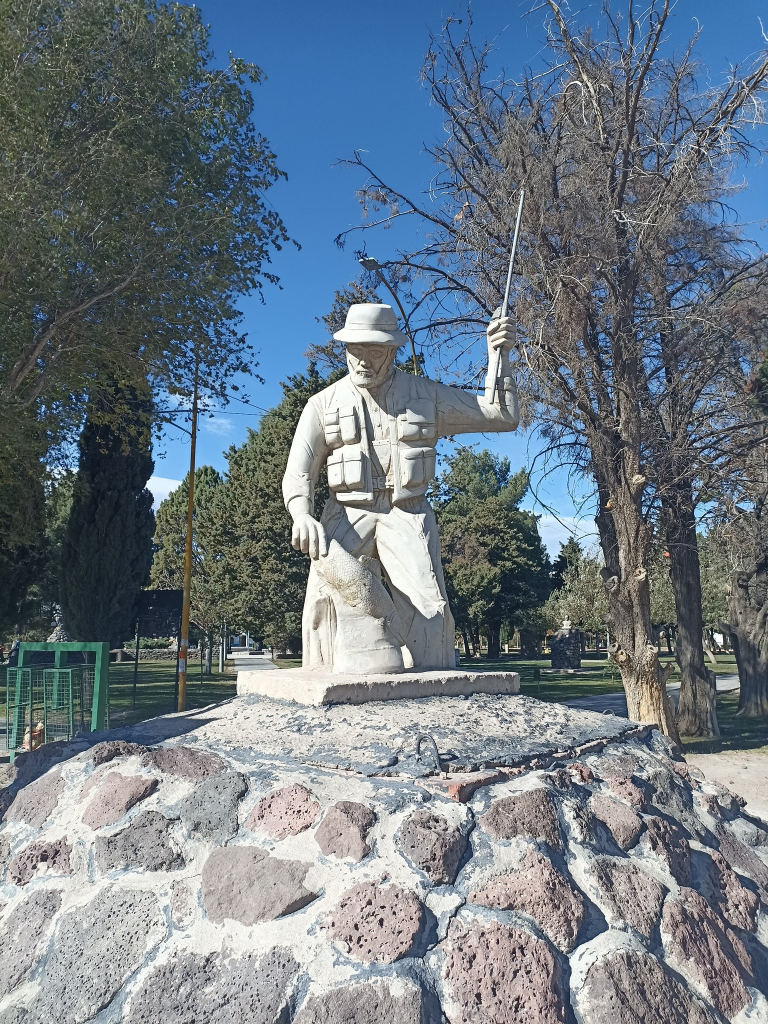
#> input picture examples/advertising/park-statue.jpg, 1536 x 2048 px, given as the content of the folder data/eval, which was not available (shown at 1/2 size)
$ python cpbd_eval.py ../examples/advertising/park-statue.jpg   (older library calls are emulated)
#> lines starting #> are read from the running program, lines starting #| are printed output that depends on the picture; pictures that were not available may be replaced by others from this repository, and a replacement may not be noted
### panomoche/imaging.py
"""Image loading and normalisation, shared by training and inference.

Everything downstream (synthetic degradations, signal metrics, DINOv3) works on
*views* at a fixed resolution so that scores are comparable between a 2048 px
flat photo and a 360° equirectangular panorama:

* flat picture  -> one view, long side ``VIEW_SIZE``
* 360° picture  -> the horizon band (latitudes ±45°) split into four 90° views.
  The nadir/zenith are dropped on purpose: the car roof, helmet or pole always
  visible there is normal for 360° rigs and must not count as an obstruction.
"""

from __future__ import annotations

from dataclasses import dataclass

import numpy as np
from PIL import Image, ImageOps

VIEW_SIZE = 512
PANO_BAND = (0.25, 0.75)  # fraction of the equirectangular height kept
PANO_VIEWS = 4


@dataclass
class Prepared:
    """Picture at working resolution, before it is split into views.

    For panoramas ``rgb`` is the horizon band (``PANO_VIEWS * VIEW_SIZE`` wide),
    so that synthetic degradations can be applied once across all views.
    """

    rgb: np.ndarray  # HxWx3 uint8
    is_pano: bool

    # [4 lines left out: function views, not called in this run]


def load_image(src) -> Image.Image:
    img = Image.open(src)
    img = ImageOps.exif_transpose(img)
    return img.convert("RGB")


def is_equirectangular(img: Image.Image) -> bool:
    w, h = img.size
    return abs(w / h - 2.0) < 0.02


# [14 lines left out: function prepare, not called in this run]

### panomoche/sharpness.py
"""Sharpness: is enough of the picture in focus?

Blur removes fine detail first, so the ratio of fine detail (``|I - G(1 px)|``)
to medium-scale detail (``|I - G(4 px)|``) drops on blurred areas whatever
their content. Measured on a 2048 px wide version (Panoramax "sd" size), on
the horizon band for 360° pictures, ignoring the boxes Panoramax blurred for
privacy.

A picture is judged on its *blurred area*: the share of its textured 64 px
blocks whose ratio is below 0.25. Flat blocks (sky, plain walls) have no
detail to judge and are left out. A whole-picture average was tried first and
missed partly blurred pictures: on a handlebar camera, a sharp distant street
in the middle hid motion blur over the whole foreground (Sony #303: average
0.31, but 53 % of its textured area blurred).

Measured (``scripts/sharpness_eval.py``): blurred copies of 60 held-out
pictures are separated from the originals with AUC 1.00 (mild and strong
Gaussian blur) and 0.91 (motion blur) by the detail ratio, against 0.60-0.78
for TOPIQ. On 600 real pictures, the 21 pictures with half or more of their
textured area blurred (21; 30 at the 0.45 default) are all handlebar-phone shots with motion blur and
wobble, or dashcam shots through a hazy windshield; 360° cameras have a median
blurred area of 4 %.

The detail ratio alone mistakes soft but clean textures (foliage, small
phone-app pictures, dusk) for blur. **CPBD** (Cumulative Probability of Blur
Detection, Narvekar & Karam 2011) is therefore used as a second opinion: it
measures the width of every vertical edge (Marziliano: the span of the
monotonic intensity run across it) and gives the share of edges whose blur
would go unnoticed by a viewer (edge width up to 5 px at low contrast, 3 px at
high contrast). It only looks at edges, so plain or soft textures don't count.
A picture is not sharp when both measures agree (``is_not_sharp``).

Measured (``scripts/cpbd_eval.py``): blurred copies of 60 held-out pictures are
separated with AUC 1.00 by CPBD for mild, strong and motion blur (detail ratio:
1.00 / 1.00 / 0.93). Alone, CPBD calls clean foliage and church pictures
blurry; as a confirmation it keeps 8 of the 35 pictures the detail ratio
excluded that look clean (a windmill, a chapel, sunsets, a 360° street), and
the second branch catches 17 handlebar pictures with rolling-shutter smear,
a washed-out van and a picture through a dirty side window that the detail
ratio alone let through.
"""

from __future__ import annotations

import cv2
import numpy as np
from PIL import Image

from .imaging import PANO_BAND

WORK_WIDTH = 1024  # judge blur at a viewing size: pixel-level softness at 100% zoom is not "unclean"
BLOCK = 64  # px, at 2048 px width
BLOCK_BLURRED = 0.25  # block detail ratio under which a block counts as blurred
FLAT_BLOCK = 3.0  # mean medium-scale detail under which a block is flat (sky, plain wall): not judged
DEFAULT_MAX_BLURRED_AREA = 0.33
DEFAULT_CONFIRM_CPBD = 0.15  # ...counts only if CPBD confirms (below this)
DEFAULT_SOFT_BLURRED_AREA = 0.20  # a smaller blurred area counts when CPBD is clearly low...
DEFAULT_SOFT_CPBD = 0.12  # ...below this
EDGE_BLOCK = 0.002  # share of edge pixels for a block to count in CPBD (paper)
JNB_CONTRAST = 50  # block contrast up to which the just-noticeable blur width is 5 px, else 3 px


def _prepare(
    img: Image.Image, is_pano: bool, mask_boxes, original_width: int | None = None
) -> tuple[np.ndarray, np.ndarray]:
    # Measure at the original resolution when it is smaller than the file: Panoramax's "sd" asset is
    # always 2048 px wide, so a 1,050 px original arrives enlarged twofold, without fine pixel detail,
    # and would look blurry however sharp it is (22% of a random Panoramax sample).
    target = min(WORK_WIDTH, original_width or WORK_WIDTH)
    if img.width > target:
        img = img.resize((target, round(img.height * target / img.width)), Image.Resampling.LANCZOS)
    g = cv2.cvtColor(np.asarray(img.convert("RGB")), cv2.COLOR_RGB2GRAY).astype(np.float32)
    H, W = g.shape
    keep = np.ones_like(g, bool)
    for x0, y0, x1, y1 in mask_boxes or ():
        keep[int(y0 * H) : int(np.ceil(y1 * H)), int(x0 * W) : int(np.ceil(x1 * W))] = False
    if is_pano:
        top, bottom = int(H * PANO_BAND[0]), int(H * PANO_BAND[1])
        g, keep = g[top:bottom], keep[top:bottom]
    return g, keep


def _run_lengths(a: np.ndarray) -> tuple[np.ndarray, np.ndarray]:
    """Consecutive-True counts along rows: ending at each index, and starting at each index."""
    idx = np.arange(a.shape[1])
    ending = idx - np.maximum.accumulate(np.where(a, -1, idx), axis=1)
    starting = (idx - np.maximum.accumulate(np.where(a[:, ::-1], -1, idx), axis=1))[:, ::-1]
    return ending, starting


def edge_widths(g: np.ndarray, keep: np.ndarray) -> tuple[np.ndarray, np.ndarray, np.ndarray]:
    """Marziliano widths of the vertical edges: (ys, xs, widths)."""
    u8 = np.clip(cv2.GaussianBlur(g, (0, 0), 1.0), 0, 255).astype(np.uint8)
    edges = cv2.Canny(u8, 50, 150) > 0
    gx, gy = cv2.Sobel(g, cv2.CV_32F, 1, 0), cv2.Sobel(g, cv2.CV_32F, 0, 1)
    edges &= (np.abs(gx) > np.abs(gy)) & keep
    edges[:, 0] = edges[:, -1] = False
    inc, dec = g[:, 1:] > g[:, :-1], g[:, 1:] < g[:, :-1]  # diff i is between pixels i and i + 1
    inc_end, inc_start = _run_lengths(inc)
    dec_end, dec_start = _run_lengths(dec)
    ys, xs = np.nonzero(edges)
    rising = gx[ys, xs] > 0
    w = np.where(rising, inc_end[ys, xs - 1] + inc_start[ys, xs], dec_end[ys, xs - 1] + dec_start[ys, xs])
    ok = w > 0
    return ys[ok], xs[ok], w[ok].astype(np.float32)


def cpbd(g: np.ndarray, keep: np.ndarray) -> float | None:
    """Share of edges, in edge blocks, whose blur a viewer would not notice (1 = sharp)."""
    ys, xs, w = edge_widths(g, keep)
    cols = g.shape[1] // BLOCK + 1
    block_id = (ys // BLOCK) * cols + xs // BLOCK
    sharp = []
    for b in np.unique(block_id):
        sel = block_id == b
        if sel.sum() < EDGE_BLOCK * BLOCK * BLOCK:
            continue
        y0, x0 = (b // cols) * BLOCK, (b % cols) * BLOCK
        patch = g[y0 : y0 + BLOCK, x0 : x0 + BLOCK]
        w_jnb = 5 if patch.max() - patch.min() <= JNB_CONTRAST else 3
        sharp.append(1 - np.exp(-((w[sel] / w_jnb) ** 3.6)) <= 0.63)
    return round(float(np.concatenate(sharp).mean()), 4) if sharp else None


def measure(img: Image.Image, is_pano: bool, mask_boxes=(), original_width: int | None = None) -> dict:
    """``sharpness``: whole-picture detail ratio (for information);
    ``blurred_area``: share of the textured area made of blurred blocks;
    ``cpbd``: share of edges that look sharp (both used to exclude, see ``is_not_sharp``).

    ``mask_boxes``: relative [x0, y0, x1, y1] boxes to ignore (SGBlur's privacy blur).
    """
    g, keep = _prepare(img, is_pano, mask_boxes, original_width)
    if not keep.any():
        return {"sharpness": None, "blurred_area": None, "cpbd": None}
    fine = np.abs(g - cv2.GaussianBlur(g, (0, 0), 1.0))
    medium = np.abs(g - cv2.GaussianBlur(g, (0, 0), 4.0))
    blocks = []
    for y in range(0, g.shape[0] - BLOCK + 1, BLOCK):
        for x in range(0, g.shape[1] - BLOCK + 1, BLOCK):
            if keep[y : y + BLOCK, x : x + BLOCK].mean() < 0.9:
                continue
            m = medium[y : y + BLOCK, x : x + BLOCK].mean()
            if m >= FLAT_BLOCK:
                blocks.append(fine[y : y + BLOCK, x : x + BLOCK].mean() / m)
    return {
        "sharpness": round(float(fine[keep].mean() / (medium[keep].mean() + 1e-6)), 4),
        "blurred_area": round(float((np.array(blocks) < BLOCK_BLURRED).mean()), 4) if blocks else None,
        "cpbd": cpbd(g, keep),
    }


# [19 lines left out: function is_not_sharp, not called in this run]

### panomoche/panoramax.py
"""Panoramax API client: fetch pictures, and write quality results back.

Reads go through any STAC endpoint (by default the federated meta-catalog
``api.panoramax.xyz``). Writes must go to the instance that *hosts* the
picture (IGN, OSM-FR, ...), which the meta-catalog exposes as the ``via`` link.

Two write paths exist in the GeoVisio API (v2.16):

* semantics tags: ``PATCH /api/collections/{cid}/items/{id}`` with
  ``{"semantics": [{"key", "value", "action"}]}`` — anyone may add tags;
* moderation reports: ``POST /api/reports`` with ``issue=picture_low_quality``.

Tags follow the Panoramax qualifier convention already used by detection bots,
e.g. ``detection_model[osm|traffic_sign=yes]=SGBlur-yolo11s/0.1.0``. There is no
standard quality tag yet, so the key is configurable and defaults to
``quality_issue`` (no prefix = Panoramax-own tag); it should be agreed with the
community before writing at scale.
"""

from __future__ import annotations

import json
import random
import time
from collections import defaultdict
from collections.abc import Iterable, Iterator
from pathlib import Path

import requests

from . import __version__

DEFAULT_API = "https://api.panoramax.xyz/api"
DEFAULT_TAG_KEY = "quality_issue"
FRANCE = (-5.2, 42.3, 8.3, 51.1)  # metropolitan France, where most Panoramax pictures are
USER_AGENT = f"panomoche/{__version__} (low-quality picture detection research)"


def item_is_pano(item: dict) -> bool | None:
    fov = (item.get("properties", {}).get("pers:interior_orientation") or {}).get("field_of_view")
    return None if fov is None else fov >= 360


# [52 lines left out: functions item_instance_api, item_asset_url, item_record, semantics_for, not called in this run]


class PanoramaxClient:
    # [41 lines left out: functions __init__, _get, search, collection_items, not called in this run]

    def item(self, collection_id: str, item_id: str) -> dict:
        return self._get(f"{self.api_url}/collections/{collection_id}/items/{item_id}")

    # [83 lines left out: functions download, sample, random_sample, add_semantics, report, not called in this run]


def read_jsonl(path: Path) -> list[dict]:
    with open(path) as f:
        return [json.loads(line) for line in f if line.strip()]


# [5 lines left out: function write_jsonl, not called in this run]

### scripts/cpbd_eval.py
"""Does CPBD (Cumulative Probability of Blur Detection) judge sharpness better than the detail ratio?

CPBD (Narvekar & Karam, 2011) measures the width of every vertical edge (Marziliano: the span of the
monotonic intensity run across the edge) and compares it to the "just noticeable blur" width, 5 px at
low local contrast and 3 px at high contrast. CPBD = share of edges whose blur would go unnoticed
(1 = sharp). Unlike the detail ratio it only looks at edges, so plain or soft textures shouldn't count.

Measured the way ``sharpness.measure`` works (at min(1024, original) width, privacy boxes masked, 360°
horizon band), plus a block version: ``cpbd_area`` = share of edge blocks whose own CPBD is low, and the
variance of the Laplacian as a baseline.

1. synthetic: AUC original vs blurred copies (mild, strong, motion) on 60 held-out pictures;
2. real: every picture of ``data/all.jsonl`` -> ``data/cpbd_all.jsonl``.

    python scripts/cpbd_eval.py
"""

from __future__ import annotations

import io
import json
import sys
import time
from pathlib import Path

import cv2
import numpy as np
from PIL import Image
from sklearn.metrics import roc_auc_score

from panomoche.imaging import is_equirectangular, load_image
from panomoche.panoramax import read_jsonl
from panomoche.sharpness import BLOCK, _prepare, measure

EDGE_BLOCK = 0.002  # share of edge pixels for a block to count as an edge block (paper)
JNB_CONTRAST = 50  # block contrast up to which the just-noticeable blur width is 5 px, else 3 px
BLOCK_SHARP = 0.5  # block CPBD under which the block counts as blurred (for cpbd_area)


def _run_lengths(a: np.ndarray) -> tuple[np.ndarray, np.ndarray]:
    """Consecutive-True counts along rows: ending at each index, and starting at each index."""
    idx = np.arange(a.shape[1])
    ending = idx - np.maximum.accumulate(np.where(a, -1, idx), axis=1)
    r = a[:, ::-1]
    starting = (idx - np.maximum.accumulate(np.where(r, -1, idx), axis=1))[:, ::-1]
    return ending, starting


def edge_widths(g: np.ndarray, keep: np.ndarray) -> tuple[np.ndarray, np.ndarray, np.ndarray]:
    """Marziliano widths of vertical edges: (ys, xs, widths)."""
    u8 = np.clip(cv2.GaussianBlur(g, (0, 0), 1.0), 0, 255).astype(np.uint8)
    edges = cv2.Canny(u8, 50, 150) > 0
    gx, gy = cv2.Sobel(g, cv2.CV_32F, 1, 0), cv2.Sobel(g, cv2.CV_32F, 0, 1)
    edges &= (np.abs(gx) > np.abs(gy)) & keep
    edges[:, 0] = edges[:, -1] = False
    inc, dec = g[:, 1:] > g[:, :-1], g[:, 1:] < g[:, :-1]  # diff i is between pixels i and i+1
    inc_end, inc_start = _run_lengths(inc)
    dec_end, dec_start = _run_lengths(dec)
    ys, xs = np.nonzero(edges)
    rising = gx[ys, xs] > 0
    w = np.where(rising, inc_end[ys, xs - 1] + inc_start[ys, xs], dec_end[ys, xs - 1] + dec_start[ys, xs])
    ok = w > 0
    return ys[ok], xs[ok], w[ok].astype(np.float32)


def cpbd(img: Image.Image, is_pano: bool, mask_boxes=(), original_width=None) -> dict:
    g, keep = _prepare(img, is_pano, mask_boxes, original_width)
    ys, xs, w = edge_widths(g, keep)
    by, bx = ys // BLOCK, xs // BLOCK
    nbx = g.shape[1] // BLOCK
    block_id = by * (nbx + 1) + bx
    sharp_all, block_scores = [], []
    for b in np.unique(block_id):
        sel = block_id == b
        if sel.sum() < EDGE_BLOCK * BLOCK * BLOCK:
            continue
        y0, x0 = (b // (nbx + 1)) * BLOCK, (b % (nbx + 1)) * BLOCK
        patch = g[y0 : y0 + BLOCK, x0 : x0 + BLOCK]
        w_jnb = 5 if patch.max() - patch.min() <= JNB_CONTRAST else 3
        p_blur = 1 - np.exp(-((w[sel] / w_jnb) ** 3.6))
        sharp = p_blur <= 0.63
        sharp_all.append(sharp)
        block_scores.append(sharp.mean())
    lap = cv2.Laplacian(g, cv2.CV_32F)[keep]
    return {
        "cpbd": round(float(np.concatenate(sharp_all).mean()), 4) if sharp_all else None,
        "cpbd_area": round(float((np.array(block_scores) < BLOCK_SHARP).mean()), 4) if block_scores else None,
        "edge_blocks": len(block_scores),
        "lapvar": round(float(np.log(lap.var() + 1e-6)), 4) if lap.size else None,
    }


def jpeg(img: Image.Image, q: int = 85) -> Image.Image:
    buf = io.BytesIO()
    img.save(buf, format="JPEG", quality=q)
    return Image.open(io.BytesIO(buf.getvalue())).convert("RGB")


def motion(a: np.ndarray, length: int) -> np.ndarray:
    k = np.zeros((length, length), np.float32)
    k[length // 2] = 1.0 / length
    return cv2.filter2D(a, -1, k)


def synthetic(n: int = 60) -> None:
#> called with n = 60
    rng = np.random.default_rng(0)
    paths = sorted(Path("data/eval").glob("*.jpg"))
    paths = [paths[i] for i in rng.permutation(len(paths))[:n]]
    rows = []
    for path in paths:
        img = load_image(path)
#> in load_image, img is the input picture: PIL image 1536x2048 RGB; mean R, G, B 110.1, 122.4, 132.8
        if img.width > 1024:
            img = img.resize((1024, round(img.height * 1024 / img.width)), Image.Resampling.LANCZOS)
#> img: PIL image 1024x1365 RGB
        pano = is_equirectangular(img)
#> pano = False
        a = np.asarray(img)
        variants = {
            "original": a,
            "mild": cv2.GaussianBlur(a, (0, 0), 1.0),
            "strong": cv2.GaussianBlur(a, (0, 0), 2.0),
            "motion": motion(a, 7),
        }
        for name, v in variants.items():
            im = jpeg(Image.fromarray(v))
            m = cpbd(im, pano) | measure(im, pano)
#> in edge_widths, `edges = cv2.Canny(u8, 50, 150) > 0`:
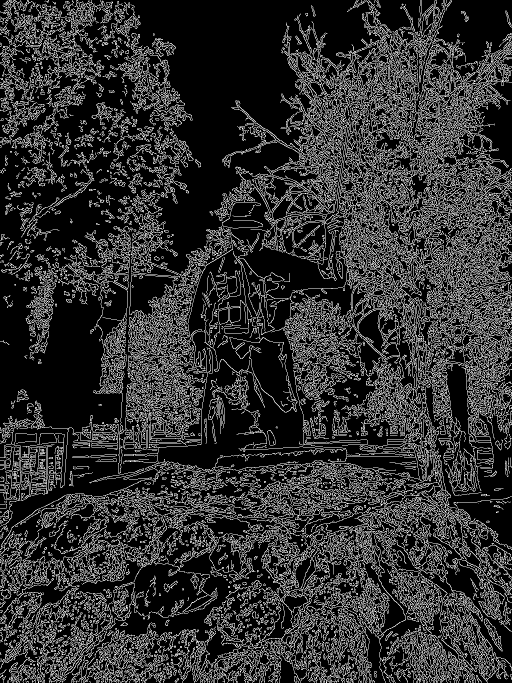
#> edges: shape (1365, 1024) bool (shown at 1/2 size); 19.4% white in thin lines or dots
#> in edge_widths, `gx, gy = cv2.Sobel(g, cv2.CV_32F, 1, 0), cv2.Sobel(g, cv2.CV_32F, 0, 1)`:
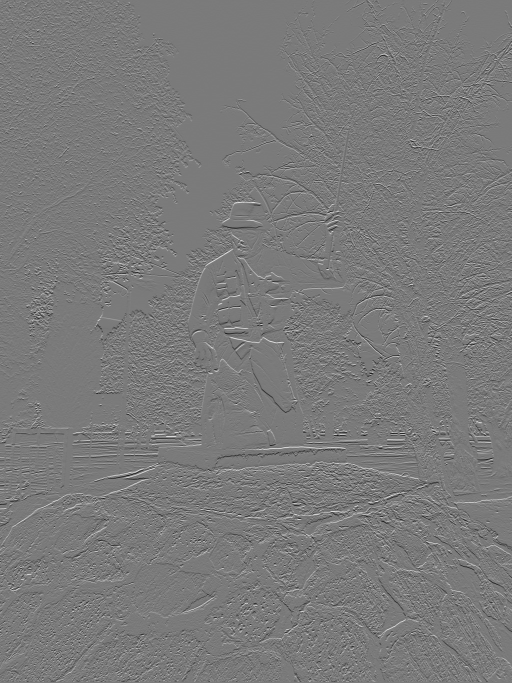
#> gy: shape (1365, 1024) float32 (shown at 1/2 size); min -908, max 980, mean 0.3; drawn with min black and max white
#> in edge_widths, `edges &= (np.abs(gx) > np.abs(gy)) & keep`:
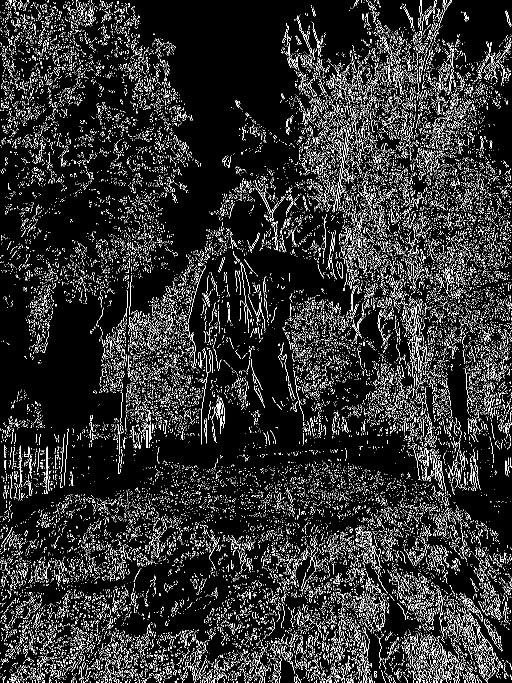
#> edges: shape (1365, 1024) bool (shown at 1/2 size); 10.2% white in thin lines or dots
#> in edge_widths, `inc, dec = g[:, 1:] > g[:, :-1], g[:, 1:] < g[:, :-1]`:
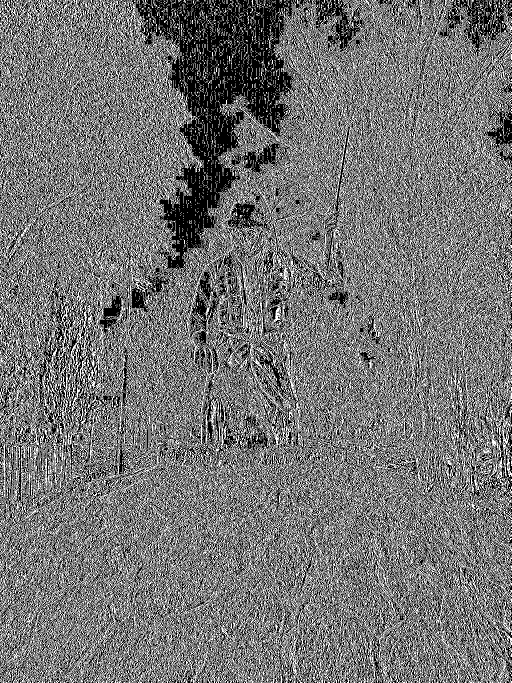
#> inc: shape (1365, 1023) bool (shown at 1/2 size); 45.5% white in thin lines or dots
#> in edge_widths, `inc, dec = g[:, 1:] > g[:, :-1], g[:, 1:] < g[:, :-1]`:
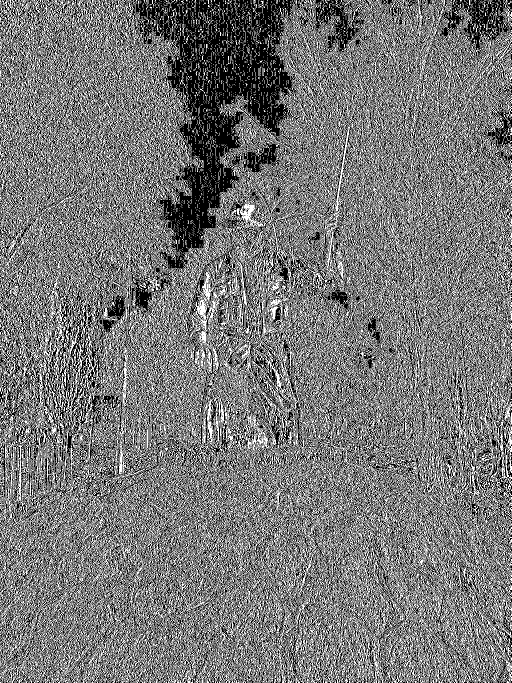
#> dec: shape (1365, 1023) bool (shown at 1/2 size); 46.8% white in thin lines or dots
#> in _run_lengths, `ending = idx - np.maximum.accumulate(np.where(a, -1, idx), axis=1)`:
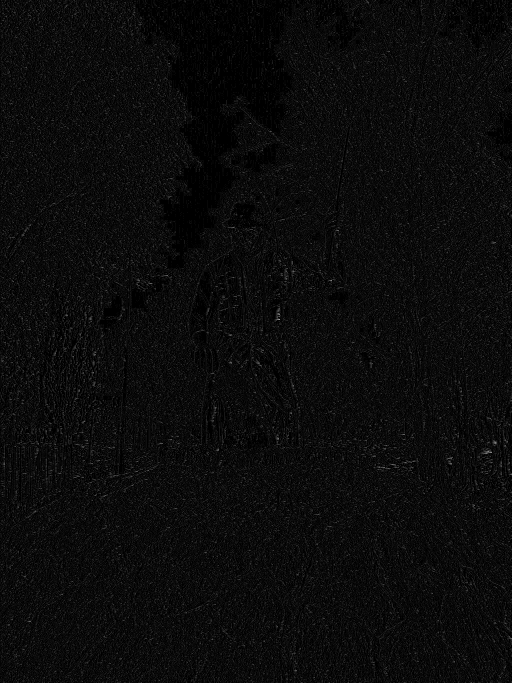
#> ending: shape (1365, 1023) int64 (shown at 1/2 size); min 0, max 17, mean 0.73; drawn with min black and max white
#> in _run_lengths (call 2), `r = a[:, ::-1]`:
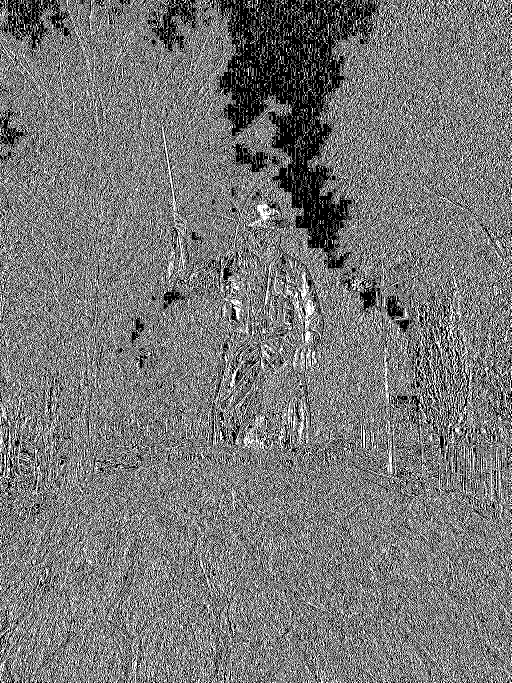
#> r: shape (1365, 1023) bool (shown at 1/2 size); 46.8% white in thin lines or dots
#> (the rest of the program and of its run is left out)
